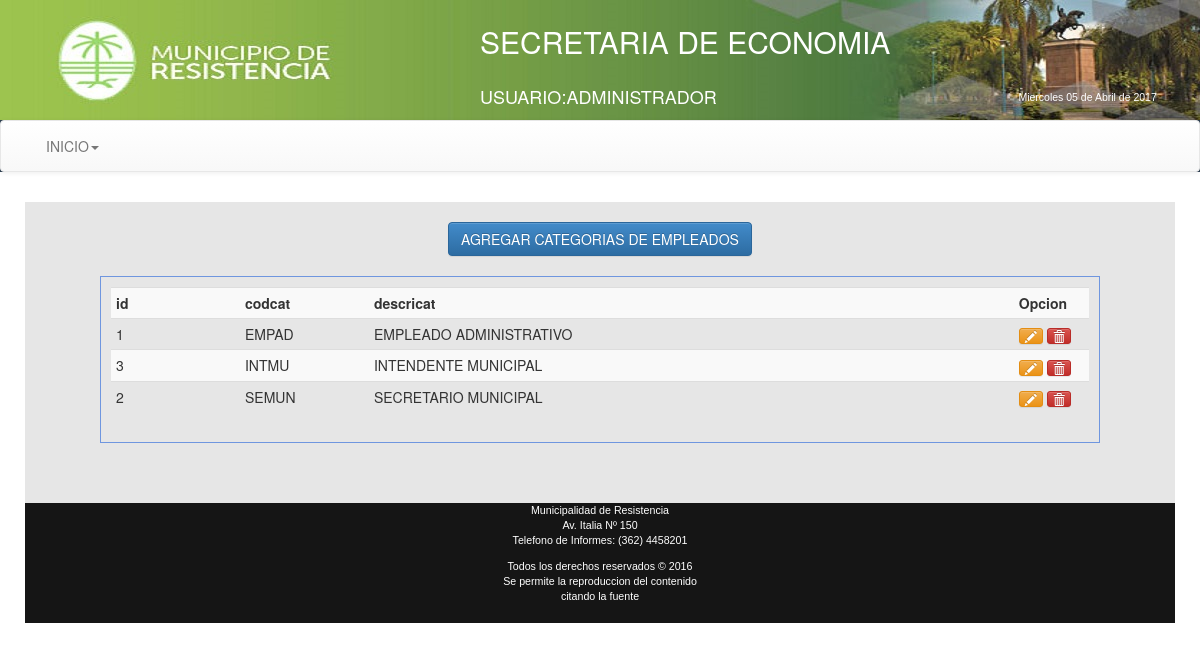
Screenshot of /Economia/views/frmConfigCatEmp.php (signed in) with the database file from the repository.
### tables this page shows
CREATE TABLE `categoriaempleados` (
  `id` int(11) NOT NULL AUTO_INCREMENT,
  `codcat` varchar(5) NOT NULL,
  `descricat` varchar(60) NOT NULL,
  PRIMARY KEY (`id`)
);

### Economia/views/frmConfigCatEmp.php (the view, shortened to what this page needs)
<!DOCTYPE html PUBLIC "-//W3C//DTD XHTML 1.0 Transitional//EN" "http://www.w3.org/TR/xhtml1/DTD/xhtml1-transitional.dtd">
<html xmlns="http://www.w3.org/1999/xhtml">
<head>
<link rel="stylesheet" type="text/css" href="../css/estilo.css" media="screen">
<link rel="stylesheet" type="text/css" href="../bootstrap/css/bootstrap.css">
<link rel="stylesheet" type="text/css" href="../bootstrap/css/bootstrap.min.css">
<link rel="stylesheet" type="text/css" href="../bootstrap/css/bootstrap-theme.css">
<link rel="stylesheet" type="text/css" href="../bootstrap/css/bootstrap-theme.min.css">
</head>
<body class="body" style=" background-image: url(../images/bgcity.jpg);
  background-attachment: fixed;">
<header>
<table width="100%" height="120" border="0" background="../images/header2015.jpg">
<tr><td width="40%"></td>
<td><div align="left" style="color:#ffffff;" ><p><h2>SECRETARIA DE ECONOMIA</h2></p>
 </div></td>
</tr>
<tr><td width="40%"></td>
<td><div align="left" style="color:#ffffff;" ><p><h4>USUARIO:<?php echo $_SESSION["apynom"]?></h4></p>
 </div></td>
 <td><div align="left" style="color:#ffffff;" >
<p><h5>
</h5></p>
 </div></td>
</tr>
</table>
<nav class="navbar navbar-default">
<div class="container-fluid">
<div class="collapse navbar-collapse" id="navbar-1">
 <ul class="nav navbar-nav">
 <li class="dropdown">
   <a href="#" class="dropdown-toggle" data-toggle="dropdown" role="button">INICIO<span class="caret"></span></a>
 </li>
 </ul>
 </div>
 </div>
 </nav>
</header>
<div class="container"
style="background-color:#E6E6E6;border-radius: 10px 10px 10px 10px;
-moz-border-radius: 10px 10px 10px 10px;
-webkit-border-radius: 10px 10px 10px 10px;
border: 10px solid #ffffff;">
<body>
<section>
  <table border="0" align="center">
   <tr>
    <td width="100"><button id="nueva-factura" class="btn btn-primary">AGREGAR CATEGORIAS DE EMPLEADOS</button></td>
   </tr>
  </table>
 </section>
    <div class="registros" id="agrega-registros">
        <table class="table table-striped table-condensed table-hover">
         <tr>
          <th width="100">id</th>
          <th width="100">codcat</th>
          <th width="500">descricat</th>
          <th width="20">Opcion</th>
         </tr>
          <?php
            $conexion=Conectarse();
            $queryu="SELECT * FROM categoriaempleados ORDER BY codcat asc";
            $registro = mysqli_query($conexion,$queryu);
            while($registro2 = mysqli_fetch_array($registro)){
              echo '<tr>
                    <td>'.$registro2['id'].'</td>
                    <td>'.$registro2['codcat'].'</td>
                    <td>'.$registro2['descricat'].'</td>
                    <td><a href="javascript:editarCatEmp('.$registro2['id'].');" class="btn btn-warning btn-xs"><i class="glyphicon glyphicon-pencil"></i></a>
                        <a href="javascript:eliminarCatEmp('.$registro2['id'].');" class="btn btn-danger btn-xs"><i class="glyphicon glyphicon-trash"></i></a>
                    </td>
                    </tr>';
            }
        ?>
       </table>
    </div>
    <br>
<br><br>
<small>
<div class="row" style="height:120px; background-color:#151515;color:#ffffff; font-family:Arial;font-size:8pt;">
<div class="col-md-12" align="center">
    <p>Municipalidad de Resistencia<br />
    Av. Italia Nº 150<br />
    Telefono de Informes: (362) 4458201</p>
    <p>Todos los derechos reservados &copy; 2016<br />
      Se permite la reproduccion del contenido<br />
      citando la fuente
    </p>
  </div>
</div>
</small>
</body>
</div>
</html>

### Economia/css/estilo.css (style rules this page uses)
body { background:#2c3e50; color:#fff; margin:0px; font-family:"Trebuchet MS", Arial, Helvetica, sans-serif; min-width:1000px; }
header { background:#2c3e50; color:#fff; }
section { margin-top:20px; }
.registros { margin:auto; width:1000px; margin-top:20px; border:1px solid #6F96DF; height:auto; padding:10px; }

### rows the page displays
categoriaempleados: id "1", codcat "EMPAD", descricat "EMPLEADO ADMINISTRATIVO"
categoriaempleados: id "3", codcat "INTMU", descricat "INTENDENTE MUNICIPAL"
categoriaempleados: id "2", codcat "SEMUN", descricat "SECRETARIO MUNICIPAL"

### other values shown
$_SESSION["apynom"] "ADMINISTRADOR"
